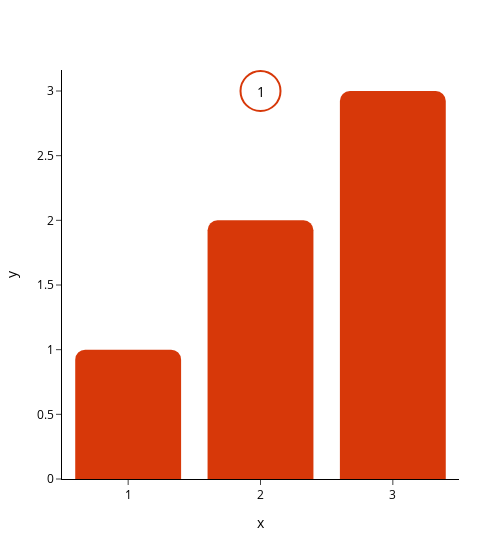

The code cell stored with this chart in its notebook:
### Markdown cell above
p = Plotter(slide_layout="slide_50%")
p.express(
    type="bar",
    x=["cat1", "cat1", "cat2", "cat2", "cat3", "cat3", "cat4", "cat4"],
    y=[1, 3, 2, 3, 3, 2, 4, 4],
    color=["a", "b", "a", "b", "a", "b", "a", "b"],
    barmode="group"
)
name_primary = "b"
name_comparison = "a"
bargap=0.2
print(p.figure.layout.template.layout.bargap)

for d in p.figure.data:
    print(type(d) == go._bar.Bar)
    if d.name == name_primary:
        primary_xs = list(d.x)
        primary_ys = list(d.y)
    elif d.name == name_comparison:
        comparison_xs = list(d.x)
        comparison_ys = list(d.y)

p.figure.layout.xaxis2 = go.layout.XAxis(
    overlaying='x', range=[0, len(comparison_xs)], showticklabels=False)

for i, (primary_x, primary_y) in enumerate(zip(primary_xs, primary_ys)):
    comparison_y = comparison_ys[comparison_xs.index(primary_x)]
    diff = comparison_y - primary_y
    
    if diff > 0:
        x = i + bargap/2 + (1-bargap)/4
        y_mid = diff/2 + primary_y
        p.figure.add_shape(
            **p.callout._DEFAULT_DASH_LINE_STYLE,
            x0=x,
            x1=x,
            y0=primary_y,
            y1=comparison_y,
            xref="x2"
        )
        p.callout.add_circle_highlight(
            x=x,
            y=y_mid,
            text=f"{diff}",
            xref="x2",
        )
    elif diff < 0:
        x = i + 1 - bargap/2 - (1-bargap)/4
        y_mid = diff/2 + primary_y
        p.figure.add_shape(
            **p.callout._DEFAULT_DASH_LINE_STYLE,
            x0=x,
            x1=x,
            y0=primary_y,
            y1=comparison_y,
            xref="x2"
        )
p.show()

### Code cell
p = Plotter(slide_layout="slide_50%")
p.express(
    type="bar",
    x=[1,2,3],
    y=[1,2,3],
)
p.callout.add_circle_highlight(x=2, y=3, text="1")
p.show()

### Figure 1 — Plotly figure (JSON) as saved in the notebook; plotly's stock layout.template omitted (floating-point values rounded to 4 significant figures)
{"data": [{"alignmentgroup": "True", "hovertemplate": "x=%{x}<br>y=%{y}<extra></extra>", "legendgroup": "", "marker": {"color": "#D73809", "pattern": {"shape": ""}}, "name": "", "offsetgroup": "", "orientation": "v", "showlegend": false, "textposition": "auto", "type": "bar", "x": [1, 2, 3], "xaxis": "x", "y": [1, 2, 3], "yaxis": "y"}], "layout": {"annotations": [{"borderpad": 2, "font": {"color": "#000000", "size": 14}, "showarrow": false, "text": "1", "x": 2, "y": 3}], "barmode": "relative", "height": 540, "legend": {"tracegroupgap": 0}, "shapes": [{"fillcolor": "#ffffff", "layer": "above", "line": {"color": "#D73809", "width": 2}, "type": "circle", "x0": -20, "x1": 20, "xanchor": 2, "xsizemode": "pixel", "y0": -20, "y1": 20, "yanchor": 3, "ysizemode": "pixel"}], "width": 480, "xaxis": {"anchor": "y", "domain": [0, 1], "title": {"text": "x"}}, "yaxis": {"anchor": "x", "domain": [0, 1], "title": {"text": "y"}}}}
